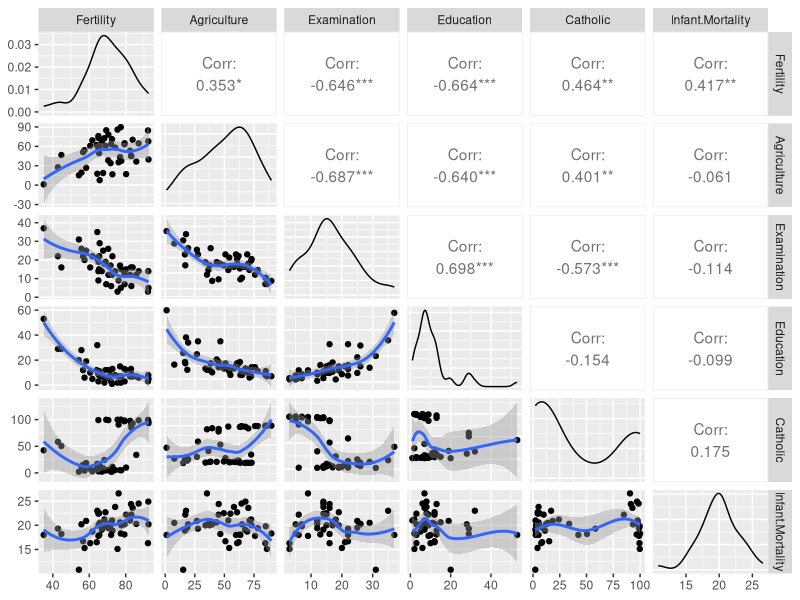
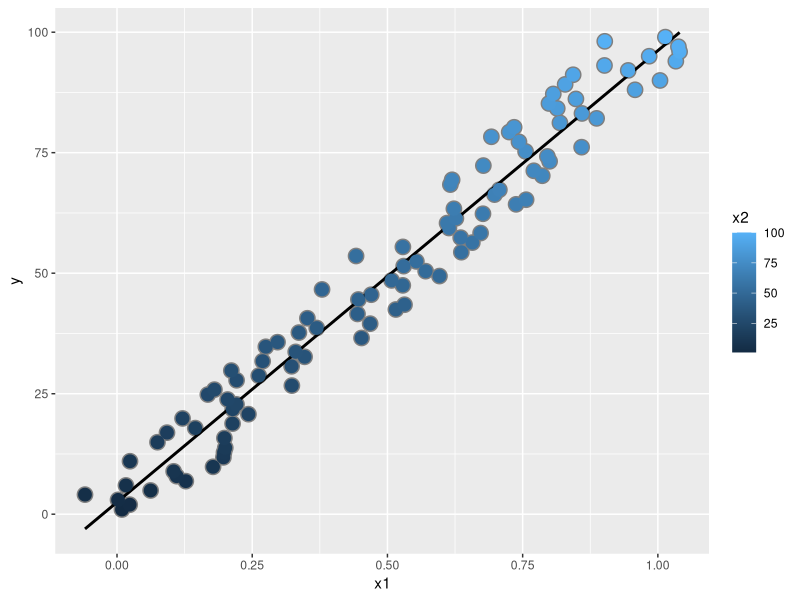
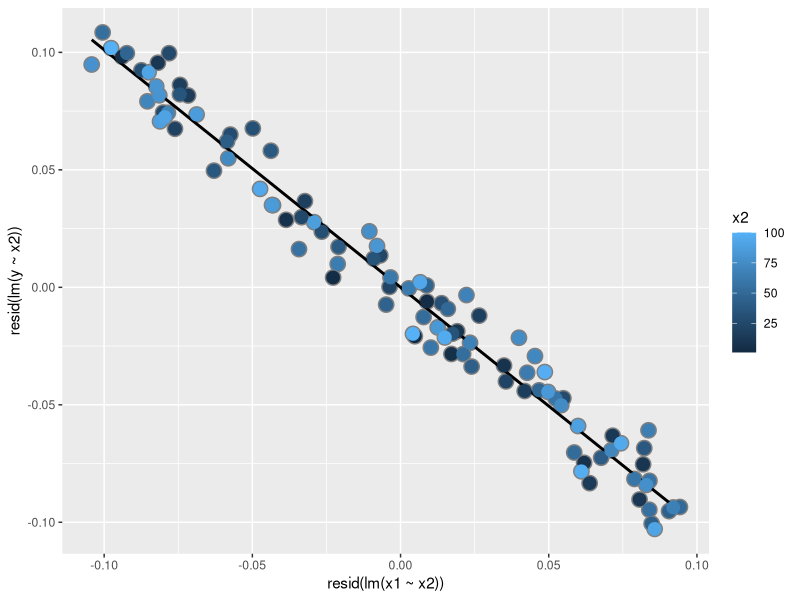
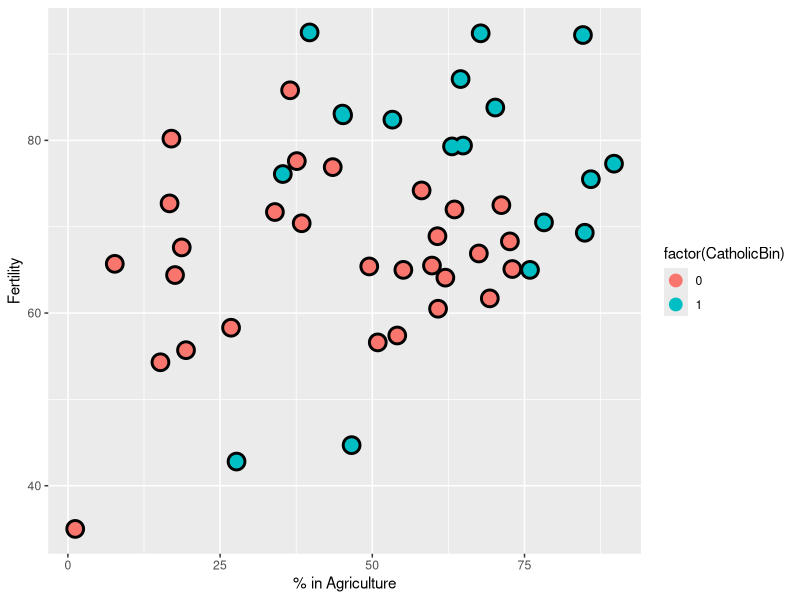
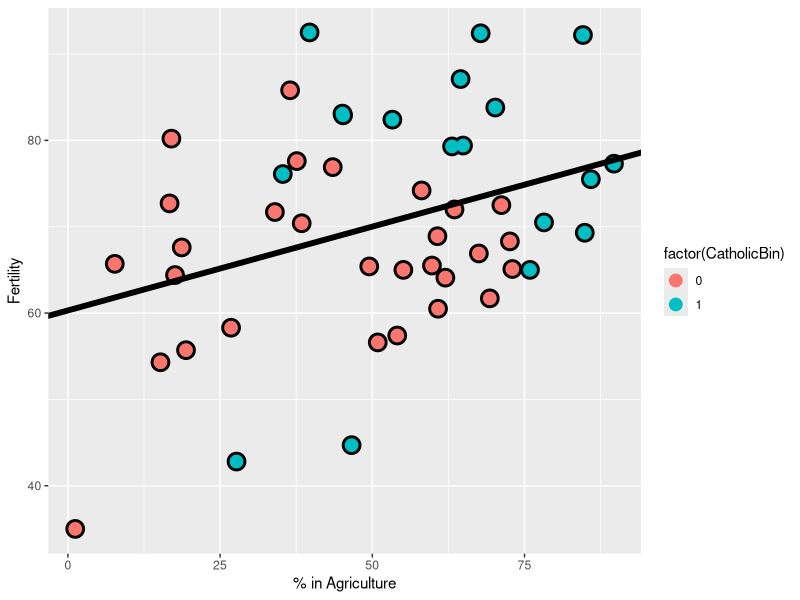
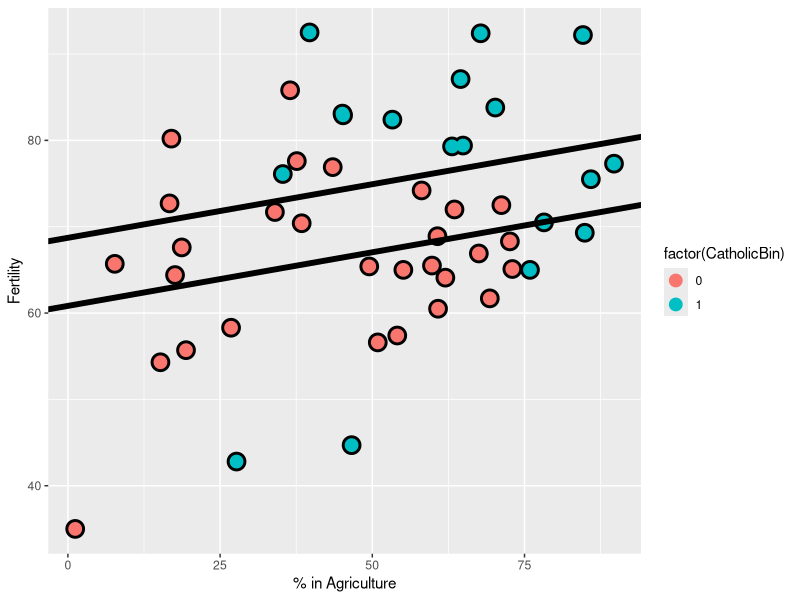
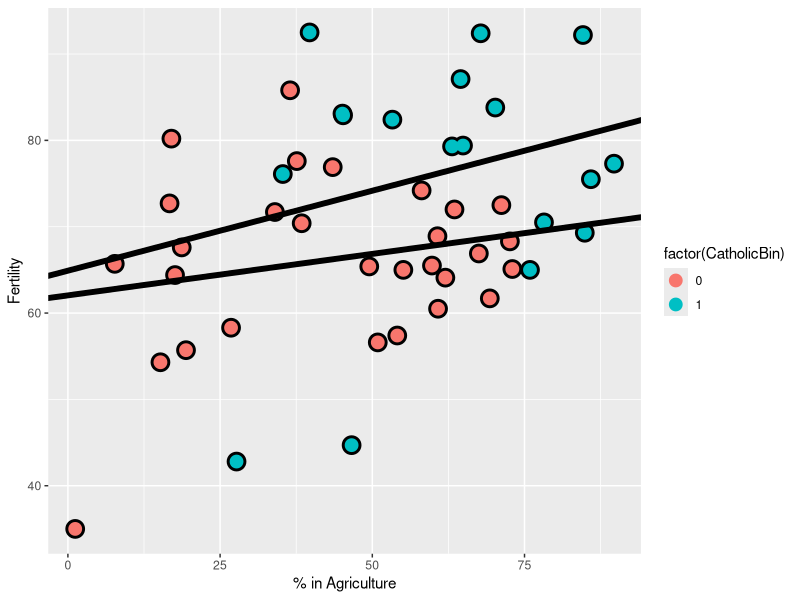

Generate these figures, in order, with R:
## ---- chunk 1
require(datasets); data(swiss); require(GGally); require(ggplot2)
my_fn <- function(data, mapping, method="loess", ...){
      p <- ggplot(data = data, mapping = mapping) + 
      geom_point() + 
      geom_smooth(method=method, ...)
      p
    }

# Default loess curve    
ggpairs(swiss, lower = list(continuous = my_fn))
## ---- chunk 2
modelo <- lm(Fertility ~ . , data = swiss)
summary(modelo)$coefficients
## ---- chunk 3
summary(lm(Fertility ~ Agriculture, data = swiss))$coefficients
## ---- chunk 4
n <- 100
x2 <- 1 : n
x1 <- .01 * x2 + runif(n, -.1, .1)
y = -x1 + x2 + rnorm(n, sd = .01)
summary(lm(y ~ x1))$coef
summary(lm(y ~ x1 + x2))$coef
## ---- chunk 5
dat = data.frame(y = y, x1 = x1, x2 = x2, ey = resid(lm(y ~ x2)), ex1 = resid(lm(x1 ~ x2)))
library(ggplot2)
g = ggplot(dat, aes(y = y, x = x1, colour = x2))
g = g + geom_point(colour="grey50", size = 5) + geom_smooth(method = lm, se = FALSE, colour = "black") 
g = g + geom_point(size = 4) 
g
## ---- chunk 6
g2 = ggplot(dat, aes(y = ey, x = ex1, colour = x2))  
g2 = g2 + geom_point(colour="grey50", size = 5) + geom_smooth(method = lm, se = FALSE, colour = "black") + geom_point(size = 4) +ylab("resid(lm(y ~ x2))")+xlab("resid(lm(x1 ~ x2))")
g2
## ---- chunk 7
library(dplyr); 
swiss = mutate(swiss, CatholicBin = 1 * (Catholic > 50))
## ---- chunk 8
g = ggplot(swiss, aes(x = Agriculture, y = Fertility, colour = factor(CatholicBin)))
g = g + geom_point(size = 6, colour = "black") + geom_point(size = 4)
g = g + xlab("% in Agriculture") + ylab("Fertility")
g
## ---- chunk 9
summary(lm(Fertility ~ Agriculture, data = swiss))$coef
## ---- chunk 10
fit = lm(Fertility ~ Agriculture, data = swiss)
g1 = g
g1 = g1 + geom_abline(intercept = coef(fit)[1], slope = coef(fit)[2], size = 2)
g1
## ---- chunk 11
summary(lm(Fertility ~ Agriculture + factor(CatholicBin), data = swiss))$coef
## ---- chunk 12
fit = lm(Fertility ~ Agriculture + factor(CatholicBin), data = swiss)
g1 = g
g1 = g1 + geom_abline(intercept = coef(fit)[1], slope = coef(fit)[2], size = 2)
g1 = g1 + geom_abline(intercept = coef(fit)[1] + coef(fit)[3], slope = coef(fit)[2], size = 2)
g1
## ---- chunk 13
summary(lm(Fertility ~ Agriculture * factor(CatholicBin), data = swiss))$coef
## ---- chunk 14
fit = lm(Fertility ~ Agriculture * factor(CatholicBin), data = swiss)
g1 = g
g1 = g1 + geom_abline(intercept = coef(fit)[1], slope = coef(fit)[2], size = 2)
g1 = g1 + geom_abline(intercept = coef(fit)[1] + coef(fit)[3], 
                          slope = coef(fit)[2] + coef(fit)[4], size = 2)
g1
